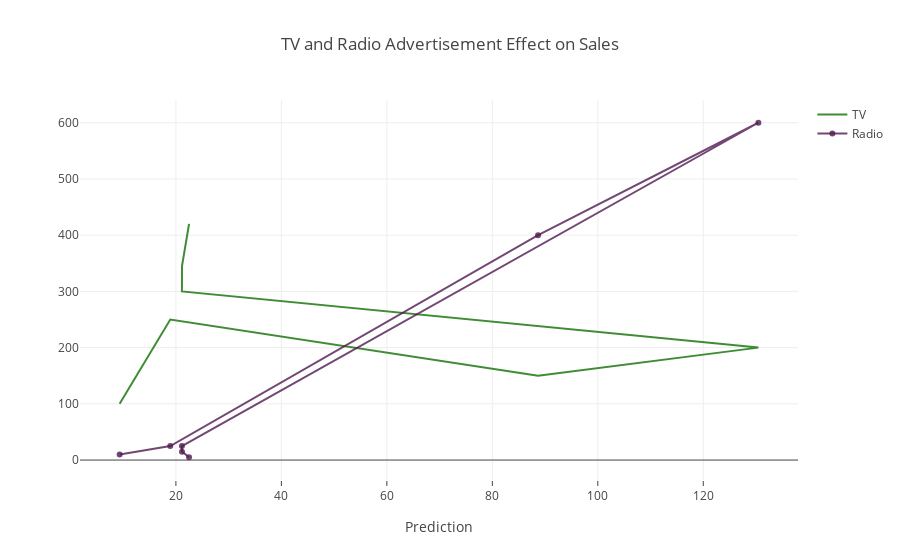

This figure's notebook cell:
### Code cell
data = [trace_m, trace_n]
layout = dict(title = ' TV and Radio Advertisement Effect on Sales',
              xaxis= dict(title= 'Prediction',ticklen= 5,zeroline= False)
             )
fig = dict(data = data, layout = layout)
iplot(fig)

### Figure 1 — Plotly figure (JSON) as saved in the notebook; plotly's stock layout.template omitted (floating-point values rounded to 4 significant figures)
{"data": [{"marker": {"color": "rgba(16, 112, 2, 0.8)"}, "mode": "lines", "name": "TV", "text": "TV", "type": "scatter", "uid": "352ab52c-cb6f-4b39-b50f-f359fccba26b", "x": [9.334, 18.93, 88.68, 130.4, 21.14, 21.15, 22.49], "y": [100, 250, 150, 200, 300, 345, 420]}, {"marker": {"color": "rgba(80, 26, 80, 0.8)"}, "mode": "lines+markers", "name": "Radio", "text": "RADIO", "type": "scatter", "uid": "fa7c6010-d16b-40c8-87c4-c0177b1d5de4", "x": [9.334, 18.93, 88.68, 130.4, 21.14, 21.15, 22.49], "y": [10, 25, 400, 600, 25, 15, 5]}], "layout": {"title": {"text": " TV and Radio Advertisement Effect on Sales"}, "xaxis": {"ticklen": 5, "title": {"text": "Prediction"}, "zeroline": false}}}
